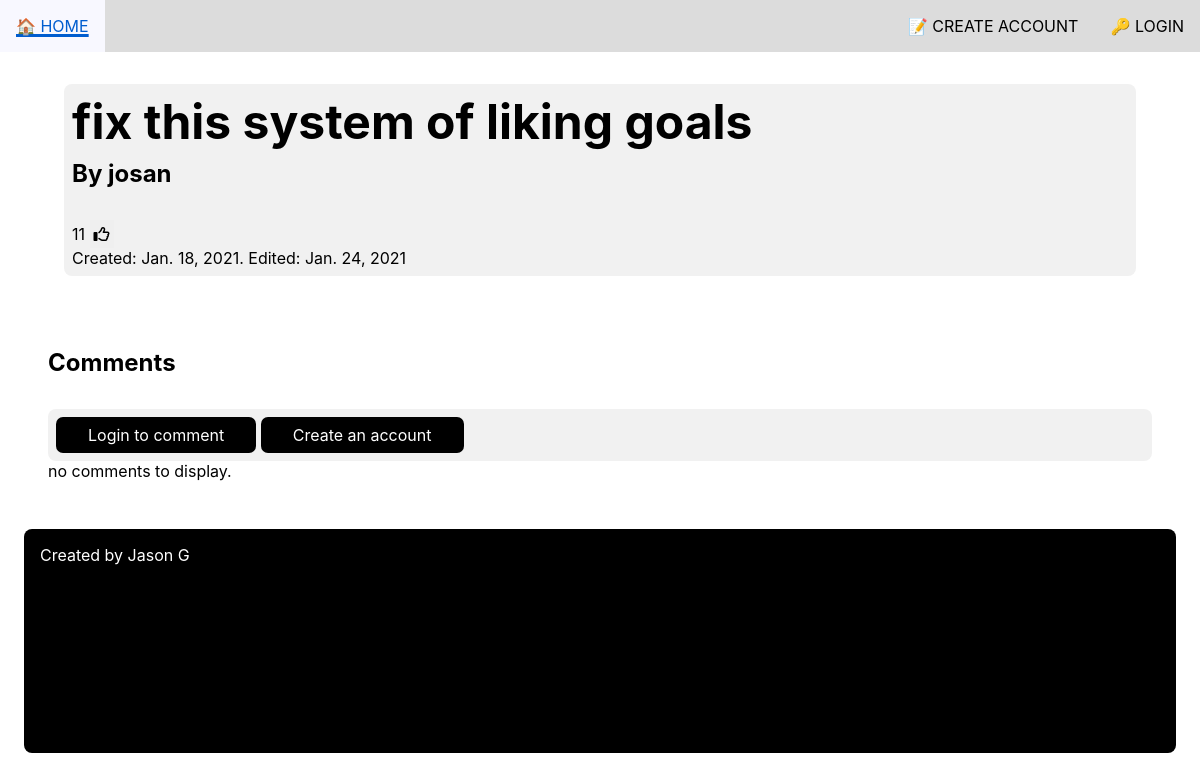
The page /u/josan/8/fix-this-system-of-liking-goals/ on the database its author committed.
### goal/models.py (models this page shows, shortened)
class Goal(models.Model):
    owner = models.ForeignKey(User,
                              on_delete=models.CASCADE)
    title = models.CharField(max_length=100)
    PUBLICITY_CHOICES = (
        ('p', 'public'),
        ('pr', 'private'),
    )
    publicity = models.CharField(
        max_length=7,
        choices=PUBLICITY_CHOICES,
        default='pr',
        help_text='Do you want this goal to be available to the public?',
    )
    description = models.CharField(max_length=300, null=True, blank=True)
    upvotes = models.PositiveIntegerField()
    created_at = models.DateTimeField(auto_now_add=True)
    updated_at = models.DateTimeField(auto_now=True)
    goal_slug = models.SlugField(blank=True)

class User(AbstractUser):
    bio = models.TextField(max_length=500, blank=True)
    username_slug = models.SlugField(blank=True)
    rating = models.PositiveIntegerField(default=0)
    rated_goals = models.ManyToManyField('Goal', blank=True)
    def get_absolute_url(self):
        return reverse('goal:user-detail', kwargs={'username_slug': self.username_slug})

### goal/views.py (the view)
class GoalDetail(View):
    def get(self, request, username_slug, pk, goal_slug, comment_form=None):
        page_owner = get_object_or_404(User, username_slug=username_slug)
        goal = Goal.objects.get(
            owner__username_slug=username_slug,
            pk=pk,
            goal_slug=goal_slug,
        )
        if goal.publicity == 'pr' and page_owner != request.user:
            return HttpResponse(status=403)
        print(comment_form, "inside GoalDetail")
        if not comment_form:
            comment_form = CommentForm()
        comments = goal.comment_set.all()
        already_liked = False
        if request.user.is_authenticated and request.user.rated_goals.filter(id=goal.id).exists():
            already_liked = True
        ctx = {
            'page_owner': page_owner,
            'goal': goal,
            'already_liked': already_liked,
            'comment_form': comment_form,
            'comments': comments,
        }
        return render(request, 'goal/goal_detail.html', context=ctx)

### goal/templates/goal/goal_detail.html (shortened to what this page needs)
{% extends 'base.html' %}
{% load humanize %}
{% load static %}
{% block styles %}
   <link rel="stylesheet" href="{% static 'css/goal_detail_styles.css' %}" />
{% endblock %}
{% block content %}
<div class="goal-detail">
	<section class="goal-section">
		<article class="goal-info">
			<h1>{{ goal.title }}</h1>
			<h2><a href="{{ goal.owner.get_absolute_url }}">By {{ goal.owner }}</a></h2>
         {% if user.is_authenticated %}
            <form action="{% url 'goal:like-goal' goal.id %}" method="post">
               <input type="hidden" name="next" value="{{ request.path }}" />
               {% csrf_token %}
               <p>
                  {{ goal.upvotes }}
                  <button
                     type="submit"
                     class="like-button icon-btn {% if goal.already_liked %}liked{% endif %}"
                  >
                     {% if already_liked %}
                        <i class="fas fa-thumbs-up"></i>
                     {% else %}
                        <i class="far fa-thumbs-up"></i>
                     {% endif %}
                  </button>
               </p>
            </form>
			{% else %}
            <p>
               {{ goal.upvotes }}
               <button
                  class="like-button icon-btn {% if goal.already_liked %}liked{% endif %} btn-no-login"
               >
                  <i class="far fa-thumbs-up"></i>
               </button>
            </p>
			{% endif %}
			<p>
            Created: {{ goal.created_at|naturalday }}.
            {% if goal.created_at < goal.updated_at %}
               Edited: {{ goal.updated_at|naturalday }}
            {% endif %}
			</p>
		</article>
	</section>
	{% if goal.publicity == 'p' %}
      <section class="comment-section">
         <h2>Comments</h2>
         <div class="post-comment">
            {% if user.is_authenticated %}
               <form action="{% url 'goal:create-comment' goal.id %}" method="post">
                  {% csrf_token %}
                  <table>
                     {{ comment_form.as_table }}
                  </table>
                  <button class="comment-btn" type="submit">Post Comment</button>
               </form>
            {% else %}
               <button
               class="comment-btn"
                  onclick="window.location.href=`{% url 'login' %}?next={{ request.path }}`;return false;"
               >
                  Login to comment
               </button>
               <button
                  class="comment-btn"
                  onclick="window.location.href=`{% url 'goal:signup' %}?next={{ request.path }}`;return false;"
               >
                  Create an account
               </button>
            {% endif %}
         </div>
         {% if comments %}
            {% for comment in comments %}
            <div class="comment">
               {% if comment.owner == user %}
                  <div class="delete-comment-buttons">
                     <button class="delete-comment-trash icon-btn">
                        <i class="far fa-trash-alt"></i>
                     </button>
                     <div class="delete-comment hide-delete">
                        <p>Are you sure you want to delete this Comment?</p>
                        <br />
                        <form
                           action="{% url 'goal:delete-comment' comment.id %}?next={% url 'goal:goal-detail' user.username_slug goal.pk goal.goal_slug %}}"
                           method="post"
                           class="yes-no-button"
                        >
                           {% csrf_token %}
                           <button class="yes-no-button" type="submit">yes</button>
                        </form>
                        <button class="no-delete-comment yes-no-button">no</button>
                     </div>
                  </div>
               {% endif %}
               <h4>
                  <a href="{% url 'goal:user-detail' comment.owner.username_slug %}"
                     >{{ comment.owner }}</a
                  >
               </h4>
               <h3>{{ comment.title }}</h3>
               <p>{{ comment.posted_at }}</p>
               {% if comment.text %}
               <p>{{ comment.text }}</p>
               {% endif %}
            </div>
            {% endfor %}
         {% else %}
            <p>no comments to display.</p>
         {% endif %}
      </section>
	{% endif %}
</div>
 {% endblock content %}

### goal/static/css/base_styles.css (style rules this page uses)
:root { --font-blue: rgb(0, 93, 207); --bubble-gray: #f1f1f1; }
* { font-family:-apple-system, BlinkMacSystemFont, 'Segoe UI', Roboto, Oxygen, Ubuntu, Cantarell, 'Open Sans', 'Helvetica Neue', sans-serif; margin: 0; padding: 0; text-decoration: none; box-sizing: border-box; }
button { cursor: pointer; }
.icon-btn { padding: 0.25em; border: none; font-size: 1rem; }

### goal/static/css/goal_detail_styles.css (style rules this page uses)
.goal-detail { padding: 0px 3rem 1rem; }
.content section { padding: 1rem 0 2rem; }
.content article { background-color: var(--bubble-gray); padding: 0.5rem; border-radius: 0.5rem; margin: 1rem; }
h1 { font-size: 3rem; width: 90%; }
h2 { padding: 0.5rem 0 2rem; }
a { color: black; }
button.like-button { display: inline; }
.goal-info { position: relative; }
.post-comment { background-color: var(--bubble-gray); padding: 0.5rem; border-radius: 0.5rem; }
.comment-btn { background-color: black; color: white; border: none; border-radius: 7px; padding: 0.5rem 2rem; font-size: 1rem; }

### rows shown on the page
Goal: title "fix this system of liking goals", owner "josan", upvotes "11", created_at "Jan. 18, 2021", updated_at "Jan. 24, 2021"
